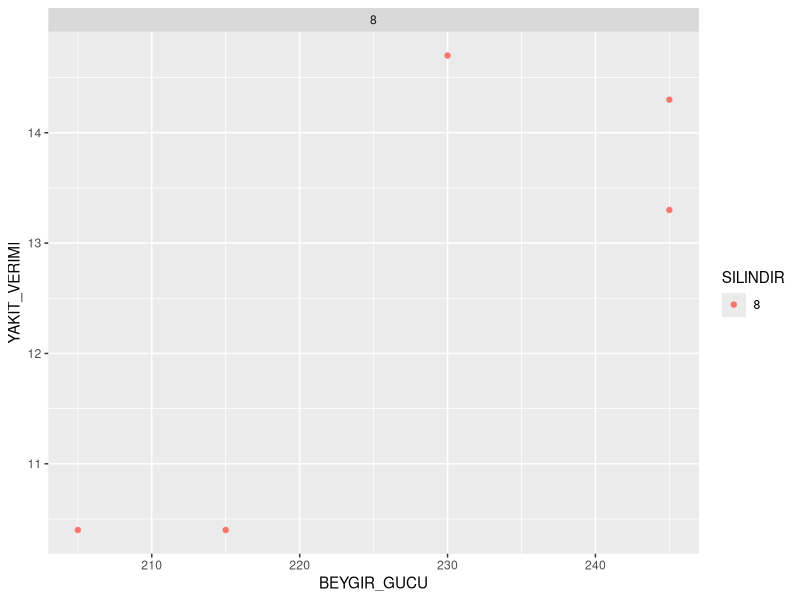
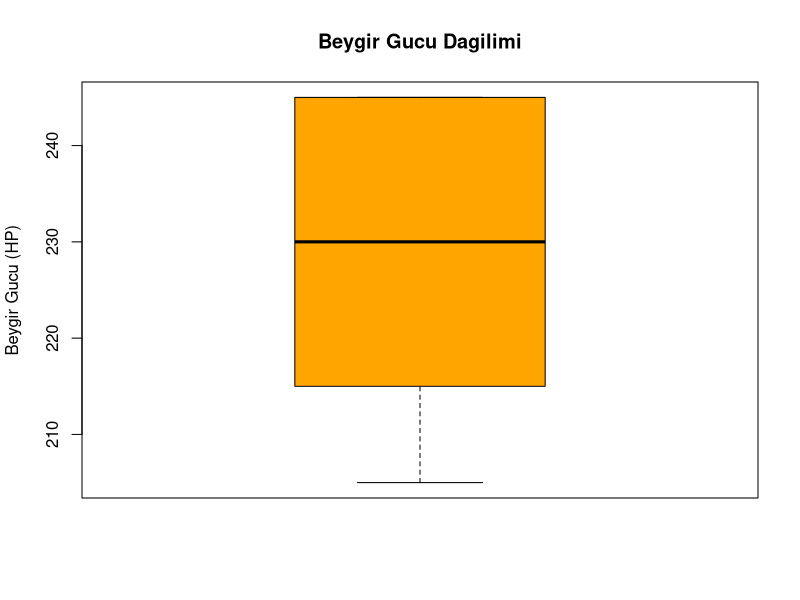

Source code (R) for these figures, in order:
# R'de Temel Fonksiyonlar
getwd()

# R'de basit bir matematiksel kod temel fonksiyonlar ile yapilabilir.
kup_alma <- function(x) {
  return(x^3)
}
print(kup_alma(8)) 

topla <- function(x,y) {
  return(x+y)
}
print(topla(1500,1200))

isim <- "Veri Madenciligi"
toupper(isim)   # Buyuk harfe cevirir
substr(isim, 1, 4) # Ilk 4 karakteri alir

# gerekli paketleri yukleme
# install.packages("tidyverse") # verinin aktarildigi, duzenlendigi, donusturuldugu bir pakettir.
# install.packages("zoo")       # eksik verileri doldurabilecegimiz bir pakettir.
library(tidyverse)

data(mtcars) # R yazilimindan bir veri seti kullanmak istedim. 
veri_sinem <- mtcars # veri dosyasini adima tanimladim.
head(veri_sinem)     # Ilk 6 satiri gormek istedim
dim(veri_sinem)      # Kac satir, kac sutun var ogrenmek istedim
summary(veri_sinem)  # Istatistiksel ozeti istedigim fonksiyon

# Veride bosluk olusturma
veri_sinem$mpg[c(2, 5)] <- NA

# Eksik verileri ortalama ile doldur (na.rm = TRUE)
ortalama_mpg <- mean(veri_sinem$mpg, na.rm = TRUE)
veri_sinem$mpg[is.na(veri_sinem$mpg)] <- ortalama_mpg

# veri turunu degistirme: nicel (cyl) verisini kategorik yaparak gruplandirma yaptim
veri_sinem$cyl <- as.factor(veri_sinem$cyl)

# scale() fonksiyonu ile z puani hesapladim
veri_sinem$hp_scaled <- scale(veri_sinem$hp)

# Urettigim z puanlari yeni sekmede gormek istedim.
View(veri_sinem)

# Yakit tuketimi (mpg) 15'ten kucuk olanlari secip filtrelemek istedim
ekonomik_arabalar <- subset(veri_sinem, mpg < 15)

# Bazi ozelliklerine gore sutun sectim
net_listem <- ekonomik_arabalar[, c("mpg", "cyl", "hp", "hp_scaled")]

# Sectigim sutunlarla yeni bir liste olusturdum, bu arada hp degerini 100'e bolerek kucultmek istedim.
net_listem$hp_oran <- net_listem$hp / 100

# Sonucu yazdirarak gormek istedim
print(net_listem)

# Mevcut sutun isimlerini kontrol etmek istedim
colnames(net_listem)

# Ilk 3 sutunun ismini BUYUK HARF yapmak istedim
colnames(net_listem)[1:3] <- c("YAKIT_VERIMI", "SILINDIR", "BEYGIR_GUCU")

# Kontrol etmek istedim
head(net_listem)

# Listemdeki araclarin Ortalama (Mean) yakit verimi degerlerini gormek istedim.
mean(net_listem$YAKIT_VERIMI)

# Listemdeki araclarin beygir gucune gore ceyrek degerlerini gormek istedim.
quantile(net_listem$BEYGIR_GUCU)

# Listemdeki araclarin median degerini gormek istedim. 
median(net_listem$BEYGIR_GUCU)

# Gorsellestirme yapmak istiyorum, daha onceki derste R'ye yukledigim paketi aktiflestirmem gerekir.
library(ggplot2)
ggplot(net_listem, aes(x = BEYGIR_GUCU, y = YAKIT_VERIMI)) + 
  geom_point(aes(color = SILINDIR)) + # Silindir hacimlerine gore renklendirdim
  facet_wrap(~ SILINDIR)  

# farkli sekilde de gorsellestirebiliriz
boxplot(net_listem$BEYGIR_GUCU, 
        main = "Beygir Gucu Dagilimi", 
        ylab = "Beygir Gucu (HP)", 
        col = "orange")

# Elde ettigim net listenin ozet bilgilerini gormek istedim. 
summary(net_listem)
View(net_listem)

# Kesifsel Veri Analizi
mean(net_listem$YAKIT_VERIMI) # yakit tuketim ortalamasi 12.62
quantile(net_listem$BEYGIR_GUCU) # IQR 215 ile 245 arasindadir.
median(net_listem$BEYGIR_GUCU)   # Sonuc: 230, 230 ile 245 beygir arasinda cok fazla benzer arac varken, 205 ile 230 arasinda araclar daha seyrek dagilmistir.
